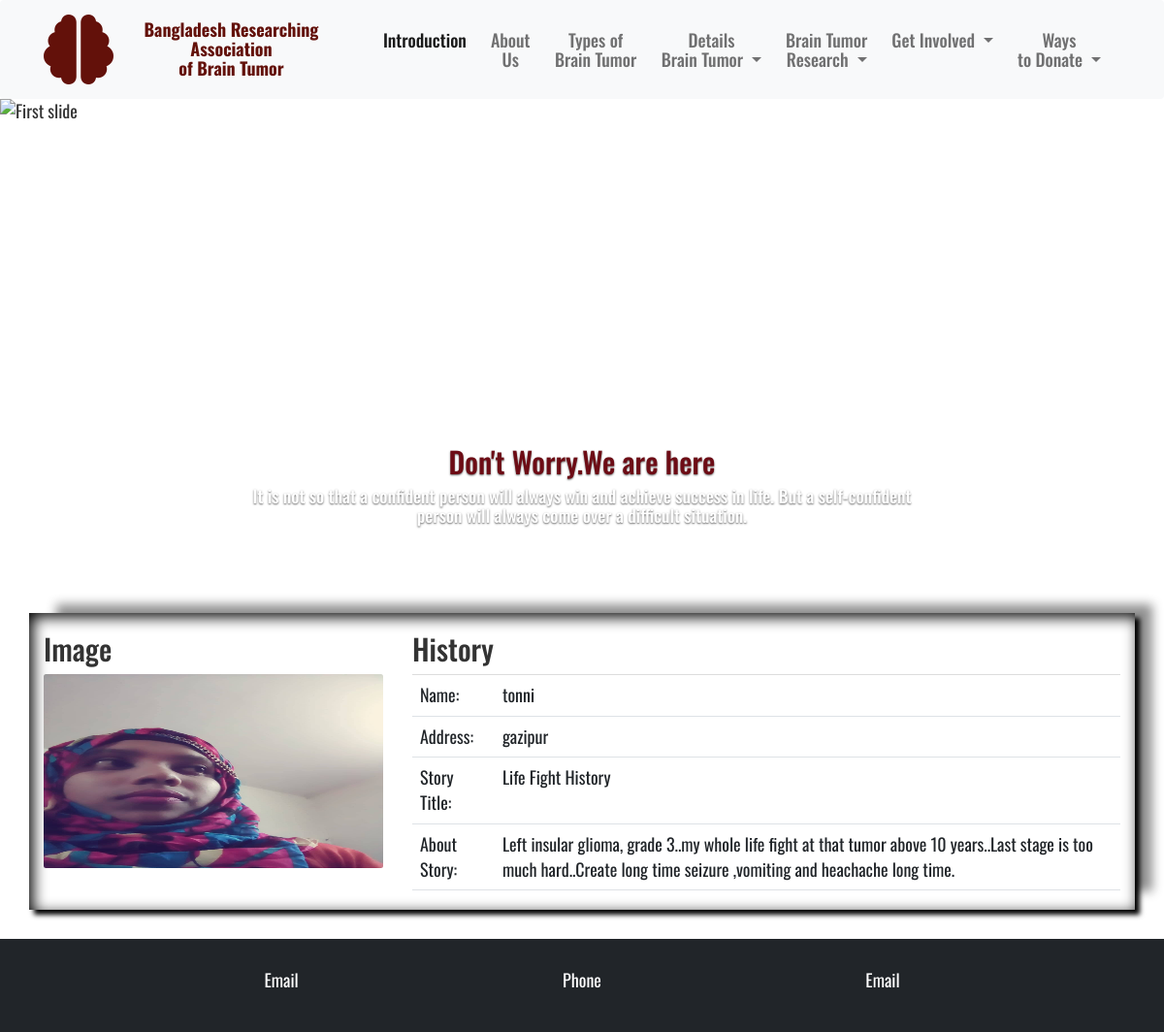
Page /showstory/6 on the committed database.
### brain/models.py (models this page shows)
class Story(models.Model):
    firstname=models.CharField(max_length=100)
    lastname=models.CharField(max_length=100)
    type=models.CharField(max_length=200)
    storytitle=models.CharField(max_length=400)
    story=models.CharField(max_length=1000)
    patient_img=models.ImageField(upload_to=patientimg, null=True, blank=True )
    email=models.EmailField()
    address=models.CharField(max_length=200)
    hospital_name=models.CharField(max_length=200, default='')
    class Meta:
        verbose_name = "Story"
        verbose_name_plural = "Story"

### brain/views.py (the view)
# urls.py: path('showstory/<str:pk>', views.showstory, name='showstory'),
def showstory(request, pk):
    showall=Story.objects.get(id=pk)
    context={'showall':showall, }
    return render(request, 'showstory.html', context)

### showstory.html (shortened to what this page needs)
{% extends 'index.html' %}
{% load static %}
{% block storydetails %}
<div class="content mt-5 mb-5">
<div class="container mt-5 mb-5">
<div class="row" id="shadoow">
<div class="col-md-4 ">
<h2>Image</h2>
<img src="{{ showall.patient_img.url }}"  alt="Category image" class="rounded" width="100%" height="200px">
</div>
<div class="col-md-8 ">
  <h2>History</h2>
    <table class="table table-hover">
        <tbody>
          <tr>
            <td>Name:</td>
            <td>{{showall.lastname}}</td>
          </tr>
          <tr>
            <td>Address:</td>
            <td>{{showall.address}}</td>
          </tr>
          <tr>
            <td>Story Title:</td>
            <td>{{showall.storytitle}}</td>
          </tr>
          <tr>
            <td>About Story:</td>
            <td>{{showall.story}}</td>
          </tr>
        </tbody>
    </table>
</div>
</div>
</div>
</div>
{% endblock storydetails %}

### static/css/base.css (style rules this page uses)
* { font-family: 'Bebas Neue', cursive; font-family: 'Oswald', sans-serif; font-size: large; }

### static/css/secondstyle.css (style rules this page uses)
#shadoow { -webkit-box-shadow: 5px 5px 5px 0px #000000, inset 4px 4px 15px 0px #000000, 23px -14px 10px -5px rgba(0, 0, 0, 0.43); box-shadow: 5px 5px 5px 0px #000000, inset 4px 4px 15px 0px #000000, 23px -14px 10px -5px rgba(0, 0, 0, 0.43); }

### rows in the picture
Story: patient_img (picture), lastname "tonni", address "gazipur", storytitle "Life Fight History", story "Left insular glioma, grade 3..my whole life fight at that tumor above 10 years..Last stage is too much hard..Create long time seizure ,vomiting and heachache long time."
